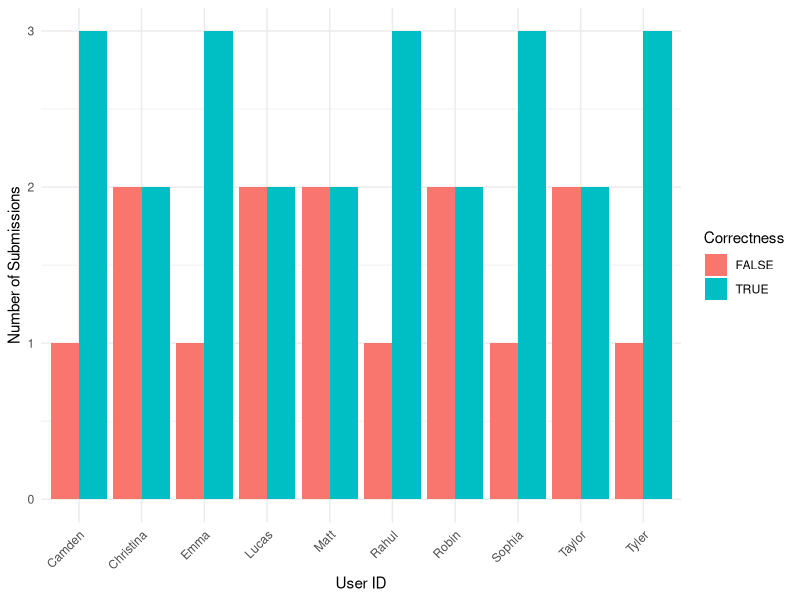
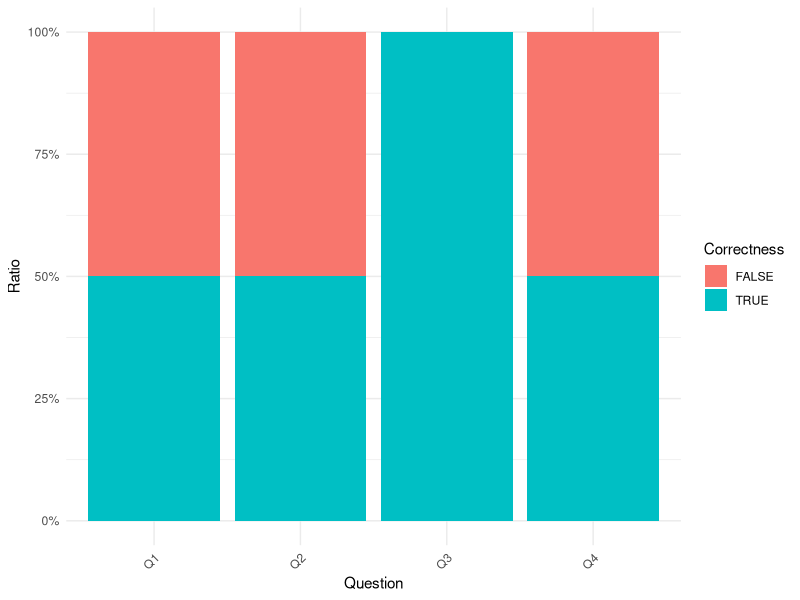

These figures' R source, in order:
## ---- chunk 1

library(tidyverse)
library(knitr)

knitr::opts_chunk$set(echo = FALSE)
## ---- chunk 2
# Assign data to variable
data <- read.csv('./data/SampleData2.csv')

# Separate columns into problems, answers and correctness
problems <- data %>%
  select(user_id, starts_with("Q") & ends_with("problem")) %>%
  pivot_longer(-user_id, names_to = "question", values_to = "problem", names_pattern = "(Q\\d+)_problem")

answers <- data %>%
  select(user_id, starts_with("Q") & ends_with("answer")) %>%
  pivot_longer(-user_id, names_to = "question", values_to = "answer", names_pattern = "(Q\\d+)_answer")

correctness <- data %>%
  select(user_id, starts_with("Q") & ends_with("correct")) %>%
  pivot_longer(-user_id, names_to = "question", values_to = "correct", names_pattern = "(Q\\d+)_correct")

# Combine reshaped data
data_long <- full_join(problems, answers, by = c("user_id", "question")) %>%
  full_join(correctness, by = c("user_id", "question"))

# Convert correct column to logical
data_long$correct <- as.logical(data_long$correct)

# Check the data
data_long
## ---- chunk 3
kable(data)
## ---- chunk 4
# Aggregate data by user_id and correct
user_data <- data_long %>%
  group_by(user_id, correct) %>%
  summarise(n = n(), .groups = 'drop')

# Aggregate data by question and correct
question_data <- data_long %>%
  group_by(question, correct) %>%
  summarise(n = n(), .groups = 'drop')
## ---- chunk 5
# Bar plot of submissions by user, colored by whether they are correct or not
ggplot(user_data, aes(x = user_id, y = n, fill = correct)) +
  geom_bar(stat = 'identity', position = 'dodge') +
  labs(x = "User ID", y = "Number of Submissions", fill = "Correctness") +
  theme_minimal() +
  theme(axis.text.x = element_text(angle = 45, hjust = 1))
## ---- chunk 6
# Bar plot of submissions by question, colored by whether they are correct or not
ggplot(question_data, aes(x = as.factor(question), y = n, fill = correct)) +
  geom_bar(stat = 'identity', position = 'fill') +
  scale_y_continuous(labels = scales::percent) +
  labs(x = "Question", y = "Ratio", fill = "Correctness") +
  theme_minimal() +
  theme(axis.text.x = element_text(angle = 45, hjust = 1))
